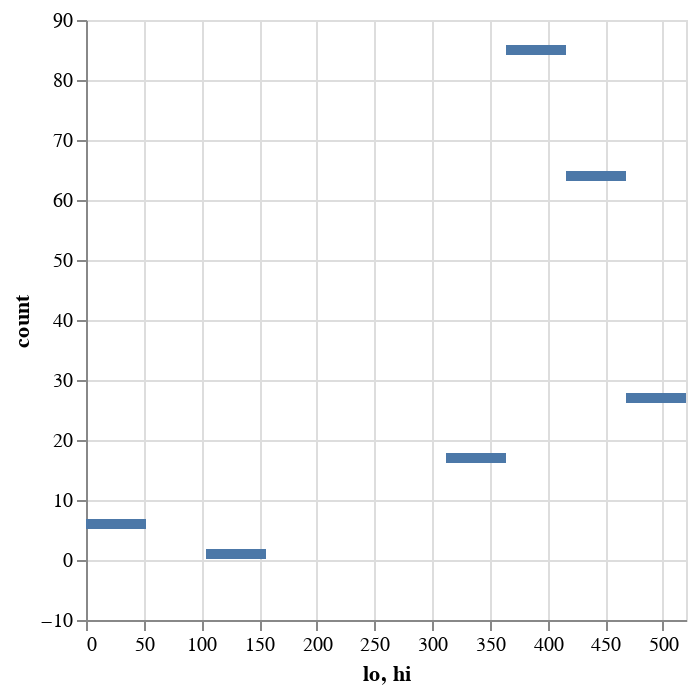

Notebook cell for this chart:
### Markdown cell above
Of course, it might make more sense to plot this as a histogram - it is much easier to see some of the values around 0 which the model produces from time to time:

### Code cell
histogram(seirh_samples.I at 30, 10)

### Figure 1 — Vega-Lite specification as saved in the notebook (floating-point values rounded to 4 significant figures)
{"$schema": "https://vega.github.io/schema/vega-lite/v4.json", "data": {"values": [{"count": 27, "hi": 520, "lo": 468}, {"count": 64, "hi": 468, "lo": 416}, {"count": 1, "hi": 156, "lo": 104}, {"count": 85, "hi": 416, "lo": 364}, {"count": 17, "hi": 364, "lo": 312}, {"count": 6, "hi": 52, "lo": 0}]}, "encoding": {"x": {"bin": {"binned": "true", "step": 52}, "field": "lo"}, "x2": {"field": "hi"}, "y": {"field": "count", "type": "quantitative"}}, "mark": "bar"}
